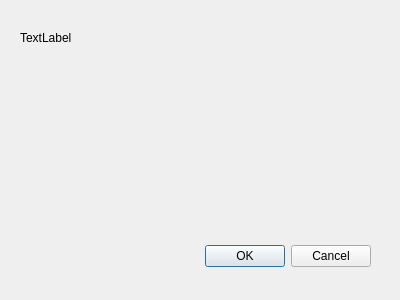
<?xml version="1.0" encoding="UTF-8"?>
<ui version="4.0">
 <class>HlpProjectProjectProperties</class>
 <widget class="QDialog" name="HlpProjectProjectProperties">
  <property name="geometry">
   <rect>
    <x>0</x>
    <y>0</y>
    <width>400</width>
    <height>300</height>
   </rect>
  </property>
  <property name="windowTitle">
   <string>Dialog</string>
  </property>
  <widget class="QDialogButtonBox" name="buttonBox">
   <property name="geometry">
    <rect>
     <x>30</x>
     <y>240</y>
     <width>341</width>
     <height>32</height>
    </rect>
   </property>
   <property name="orientation">
    <enum>Qt::Horizontal</enum>
   </property>
   <property name="standardButtons">
    <set>QDialogButtonBox::Cancel|QDialogButtonBox::Ok</set>
   </property>
  </widget>
  <widget class="QLabel" name="label">
   <property name="geometry">
    <rect>
     <x>20</x>
     <y>30</y>
     <width>62</width>
     <height>16</height>
    </rect>
   </property>
   <property name="text">
    <string>TextLabel</string>
   </property>
  </widget>
 </widget>
 <resources/>
 <connections>
  <connection>
   <sender>buttonBox</sender>
   <signal>accepted()</signal>
   <receiver>HlpProjectProjectProperties</receiver>
   <slot>accept()</slot>
   <hints>
    <hint type="sourcelabel">
     <x>248</x>
     <y>254</y>
    </hint>
    <hint type="destinationlabel">
     <x>157</x>
     <y>274</y>
    </hint>
   </hints>
  </connection>
  <connection>
   <sender>buttonBox</sender>
   <signal>rejected()</signal>
   <receiver>HlpProjectProjectProperties</receiver>
   <slot>reject()</slot>
   <hints>
    <hint type="sourcelabel">
     <x>316</x>
     <y>260</y>
    </hint>
    <hint type="destinationlabel">
     <x>286</x>
     <y>274</y>
    </hint>
   </hints>
  </connection>
 </connections>
</ui>
